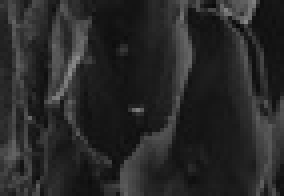
#> input picture assets/planta.jpg, 71 x 49 px, shrunk from 333 x 232 before the run, found by its file name (shown 4 times larger); its folder holds 6 pictures in this run
$ python histogram-statistics.py
#> lines starting #> are read from the running program, lines starting #| are printed output that depends on the picture
### utils.py
import cv2
from matplotlib import pyplot as plt
import numpy as np

def read_file (filename):
#> called with filename = 'planta.jpg'
  img = cv2.imread('assets\\' + filename, cv2.IMREAD_GRAYSCALE)
#> img is the input picture: shape (49, 71); min 8, max 140, mean 40.1
  return img

# [7 lines left out: function read_files, not called in this run]

def save_file(filename, img):
  cv2.imwrite(filename, img)

def save_files(images):
  for image in images:
    save_file(image[0], image[1])

# [5 lines left out: function show_images, not called in this run]

def show_histogram(img):
  plt.hist(img.ravel(),256,[0,256])
  plt.show()

def resize_img(img, width, height):
  cv2.resize(img, (width, height))

def neighbors(img, radius, rowNumber, columnNumber):
     return [[img[i][j] if  i >= 0 and i < len(img) and j >= 0 and j < len(img[0]) else 0
                for j in range(columnNumber-radius, columnNumber+radius+1)]
                    for i in range(rowNumber-radius, rowNumber+radius+1)]

def mean_standard_deviation(img):
  mean = img.mean()
#> mean = 40.07
  # standard_deviation = ((((np.std(img)) ** 2) * len(img) * len(img[0])) / ((len(img) * len(img[0])) - 1) ) ** (1/2)
  standard_deviation = np.std(img)
#> standard_deviation = 21.57
  return mean, standard_deviation

### histogram-statistics.py
from utils import read_file, show_images, neighbors, mean_standard_deviation, save_file, show_histogram
import cv2
import numpy as np


filenames = ['planta.jpg', 'polen_big.jpg', 'polen.jpg', 'tartigrado.jpg', 'texture.jpg', 'tungstenio.png']

def histogram_statistics (img, E, k0, k1, k2):
  new_img = []
  global_mean, standard_deviation = mean_standard_deviation(img)
#> global_mean = 40.07; standard_deviation = 21.57

  for x, row in enumerate(img):
    new_row = []
    for y, pixel in enumerate(row):
      local_image = neighbors(img, 1, x, y)
      local_mean, local_standard_deviation = mean_standard_deviation(np.uint8(local_image))
      # [5 lines of commented-out code are left out]
      if (local_mean <= (k0 * global_mean)) and ((k1 * standard_deviation) <= local_standard_deviation and local_standard_deviation <= (k2 * standard_deviation)):
        # print(x, y, "->", pixel, E * pixel)
        new_row.append(E * pixel)
        # new_row.append(255)
      else:
        new_row.append(pixel)
    new_img.append(new_row)
#> this loop made 49 passes

  return np.uint8(new_img)
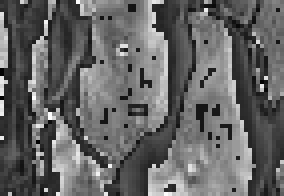
#> returned value: shape (49, 71) (shown 4 times larger); min 2, max 253, mean 101.1


def main():
  for filename in filenames:
    img = read_file(filename)
    # new_img = histogram_statistics(img, E=5.5, k0=0.4, k1=0.04,  k2=0.95)
    # new_img = histogram_statistics(img, E=5.5, k0=0.95, k1=0.040,  k2=0.95)
    new_img = histogram_statistics(img, E=5.5, k0=0.95, k1=0.040,  k2=0.95)
    # show_histogram(img)
    # show_histogram(new_img)
    # show_images([img, new_img])
    save_file(r"results\\histogram-statistics\\" + filename, new_img)
#> pass 2 of the loop in main, `for filename in filenames:`:
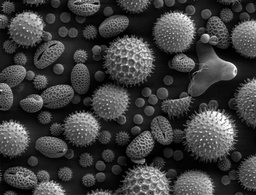
#> input picture assets/polen_big.jpg, 256 x 195 px, shrunk from 1200 x 914 before the run, found by its file name
#> in read_file, img is the input picture: shape (195, 256); min 0, max 255, mean 61.4
#> in histogram_statistics (call 2), `return np.uint8(new_img)`:
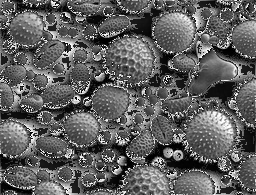
#> returned value: shape (195, 256); min 0, max 255, mean 95.6
#> pass 3 of the loop in main, `for filename in filenames:`:
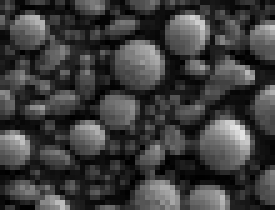
#> input picture assets/polen.jpg, 55 x 42 px, shrunk from 257 x 196 before the run, found by its file name (shown 5 times larger)
#> in read_file, img is the input picture: shape (42, 55); min 0, max 227, mean 61.6
#> the loop in histogram_statistics (call 3), `for x, row in enumerate(img):` made 42 passes
#> in histogram_statistics (call 3), `return np.uint8(new_img)`:
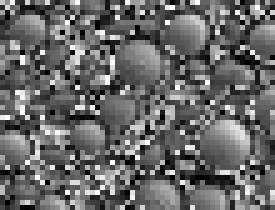
#> returned value: shape (42, 55) (shown 5 times larger); min 0, max 255, mean 104.4
#> the loop made 5 passes; the first 3 are shown


if __name__ == "__main__":
#> (the run stopped early here; a loop or call above may not have finished)
